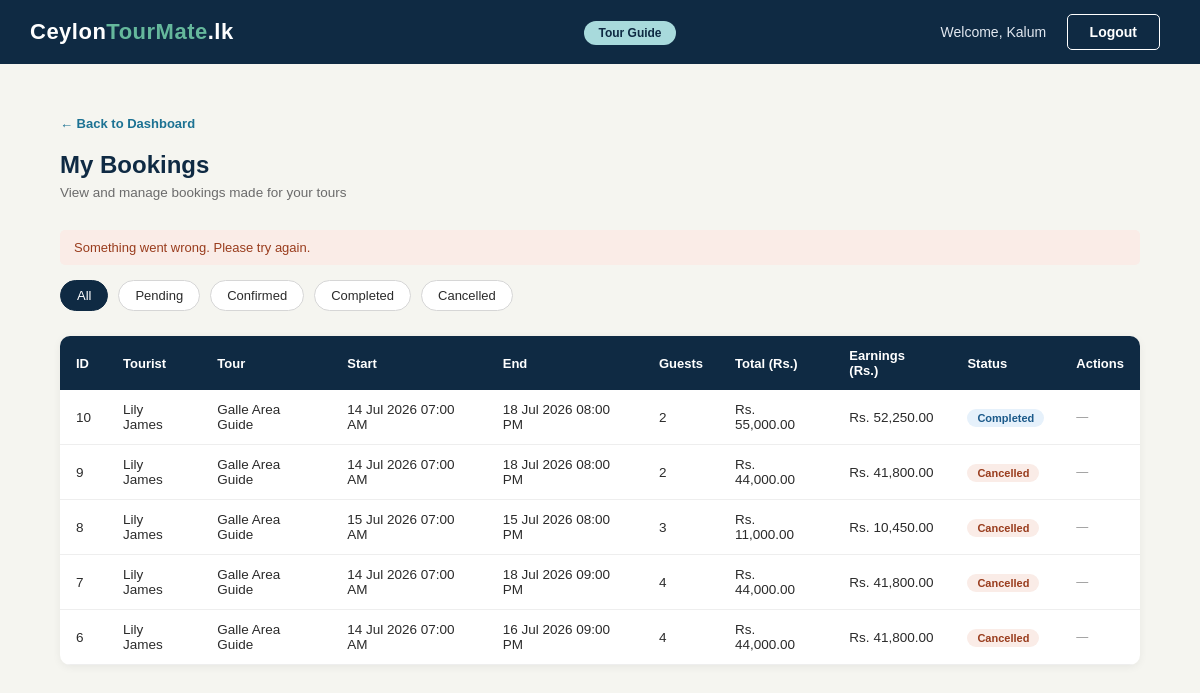
/tourguidemybookings.php?error=1 (signed in), run on the app's committed database.
### tables this page shows
CREATE TABLE `bookings` (
  `id` int(11) NOT NULL,
  `tourist_id` int(11) DEFAULT NULL,
  `listing_id` int(11) DEFAULT NULL,
  `status` enum('pending','confirmed','cancelled','completed') DEFAULT 'pending',
  `start_datetime` datetime DEFAULT NULL,
  `end_datetime` datetime DEFAULT NULL,
  `guest_count` int(11) DEFAULT NULL,
  `total_price` decimal(10,2) DEFAULT NULL,
  `commission_amount` decimal(10,2) DEFAULT NULL,
  `created_at` timestamp NOT NULL DEFAULT current_timestamp()
);

CREATE TABLE `users` (
  `id` int(11) NOT NULL,
  `firstname` varchar(50) DEFAULT NULL,
  `lastname` varchar(50) DEFAULT NULL,
  `username` varchar(50) DEFAULT NULL,
  `email` varchar(100) DEFAULT NULL,
  `password` varchar(255) DEFAULT NULL,
  `phone` varchar(15) DEFAULT NULL,
  `profile_pic` varchar(255) DEFAULT 'default.png',
  `role` enum('tourist','tour_guide','shop_owner','hotel_owner','experience_provider','admin') DEFAULT NULL,
  `is_suspended` tinyint(4) DEFAULT 0,
  `is_approved` tinyint(4) DEFAULT 0,
  `security_question` varchar(255) DEFAULT NULL,
  `security_answer` varchar(255) DEFAULT NULL,
  `created_at` timestamp NOT NULL DEFAULT current_timestamp()
);

CREATE TABLE `listings` (
  `id` int(11) NOT NULL,
  `user_id` int(11) DEFAULT NULL,
  `title` varchar(255) DEFAULT NULL,
  `description` text DEFAULT NULL,
  `location` varchar(255) DEFAULT NULL,
  `city` varchar(100) DEFAULT NULL,
  `price` decimal(10,2) DEFAULT NULL,
  `status` enum('pending','approved','rejected') DEFAULT 'pending',
  `type` enum('tour_guide','shop','hotel','experience') DEFAULT NULL,
  `created_at` timestamp NOT NULL DEFAULT current_timestamp(),
  `is_deleted` tinyint(1) NOT NULL DEFAULT 0
);

### Classes/Booking.php (called while the page is built, shortened)
<?php
class Booking {
    public static function getBookingsForPartner($partnerId, $status = null) {
        $conn = DBconnection::getInstance()->getConnection();
        if ($status) {
            $sql = "SELECT b.*, u.firstname, u.lastname, l.title,
                    (b.total_price - b.commission_amount) as earnings
                    FROM bookings b
                    JOIN users u ON b.tourist_id = u.id
                    JOIN listings l ON b.listing_id = l.id
                    WHERE l.user_id = ? AND b.status = ?
                    ORDER BY b.created_at DESC";
            $stmt = $conn->prepare($sql);
            $stmt->bind_param("is", $partnerId, $status);
        } else {
            $sql = "SELECT b.*, u.firstname, u.lastname, l.title,
                    (b.total_price - b.commission_amount) as earnings
                    FROM bookings b
                    JOIN users u ON b.tourist_id = u.id
                    JOIN listings l ON b.listing_id = l.id
                    WHERE l.user_id = ?
                    ORDER BY b.created_at DESC";
            $stmt = $conn->prepare($sql);
            $stmt->bind_param("i", $partnerId);
        }
        $stmt->execute();
        $result = $stmt->get_result();
        $bookings = [];
        while ($row = $result->fetch_assoc()) {
            $bookings[] = $row;
        }
        return $bookings;
    }
}
?>

### tourguidemybookings.php (the view, shortened to what this page needs)
<?php
require_once 'Classes/Booking.php';
$userId   = $_SESSION['user_id'];
$status   = isset($_GET['status']) ? $_GET['status'] : null;
$bookings = Booking::getBookingsForPartner($userId, $status);
?>
<!DOCTYPE html>
<html lang="en">
<head>
    <link rel="stylesheet" type="text/css" href="style.css">
</head>
<body>
<div class="navbar">
    <table>
        <tr>
            <td class="logo-cell">
                <a href="tourguidedashboard.php"><span class="logo-text">Ceylon<span>TourMate</span>.lk</span></a>
            </td>
            <td class="nav-links-cell">
                <span class="partner-badge tourguide-badge">Tour Guide</span>
            </td>
            <td class="nav-buttons-cell">
                <span class="admin-welcome">Welcome, <?php echo htmlspecialchars($_SESSION['firstname']); ?></span>
                <a href="logout.php"><button class="btn btn-login">Logout</button></a>
            </td>
        </tr>
    </table>
</div>
<div class="admin-section">
    <a href="tourguidedashboard.php" class="back-link">&larr; Back to Dashboard</a>
    <h2 class="admin-page-title">My Bookings</h2>
    <p class="admin-page-subtitle">View and manage bookings made for your tours</p>
    <?php if(isset($_GET['error'])) { ?>
        <p class="error">Something went wrong. Please try again.</p>
    <?php } ?>
    <div class="filter-bar">
        <a href="tourguidemybookings.php" class="filter-btn <?php echo !isset($_GET['status']) ? 'active' : ''; ?>">All</a>
        <a href="tourguidemybookings.php?status=pending" class="filter-btn <?php echo (isset($_GET['status']) && $_GET['status']=='pending') ? 'active' : ''; ?>">Pending</a>
        <a href="tourguidemybookings.php?status=confirmed" class="filter-btn <?php echo (isset($_GET['status']) && $_GET['status']=='confirmed') ? 'active' : ''; ?>">Confirmed</a>
        <a href="tourguidemybookings.php?status=completed" class="filter-btn <?php echo (isset($_GET['status']) && $_GET['status']=='completed') ? 'active' : ''; ?>">Completed</a>
        <a href="tourguidemybookings.php?status=cancelled" class="filter-btn <?php echo (isset($_GET['status']) && $_GET['status']=='cancelled') ? 'active' : ''; ?>">Cancelled</a>
    </div>
    <table class="admin-table">
        <tr>
            <th>ID</th>
            <th>Tourist</th>
            <th>Tour</th>
            <th>Start</th>
            <th>End</th>
            <th>Guests</th>
            <th>Total (Rs.)</th>
            <th>Earnings (Rs.)</th>
            <th>Status</th>
            <th>Actions</th>
        </tr>
        <?php if(empty($bookings)) { ?>
    <tr>
        <td colspan="10" class="table-empty">No bookings found</td>
    </tr>
<?php } else { ?>
    <?php foreach($bookings as $booking) { ?>
    <tr>
        <td><?php echo $booking['id']; ?></td>
        <td><?php echo $booking['firstname'] . ' ' . $booking['lastname']; ?></td>
        <td><?php echo $booking['title']; ?></td>
        <td><?php echo date('d M Y h:i A', strtotime($booking['start_datetime'])); ?></td>
        <td><?php echo date('d M Y h:i A', strtotime($booking['end_datetime'])); ?></td>
        <td><?php echo $booking['guest_count']; ?></td>
        <td>Rs. <?php echo number_format($booking['total_price'], 2); ?></td>
        <td>Rs. <?php echo number_format($booking['earnings'], 2); ?></td>
        <td>
            <span class="status-badge status-<?php echo $booking['status']; ?>">
                <?php echo ucfirst($booking['status']); ?>
            </span>
        </td>
        <td>
            <div class="action-btns">
                <?php if($booking['status'] == 'pending') { ?>
                    <a href="tourguideconfirmbookingbackend.php?id=<?php echo $booking['id']; ?>"
                       class="tbl-btn tbl-btn-green">Confirm</a>
                    <a href="tourguidecancelbookingbackend.php?id=<?php echo $booking['id']; ?>"
                       class="tbl-btn tbl-btn-red"
                       onclick="return confirm('Are you sure?')">Cancel</a>
                <?php } else { ?>
                    <span style="color:#999; font-size:12px;">—</span>
                <?php } ?>
            </div>
        </td>
    </tr>
    <?php } ?>
<?php } ?>
    </table>
</div>
</body>
</html>

### style.css (style rules this page uses)
* { margin: 0; padding: 0; box-sizing: border-box; }
body { font-family: Arial, Helvetica, sans-serif; background-color: #f5f5f0; color: #2b2b2b; }
a { text-decoration: none; color: inherit; }
.navbar { background-color: #0f2a43; width: 100%; }
.navbar table { width: 100%; border-collapse: collapse; }
.navbar td { padding: 14px 30px; vertical-align: middle; }
.logo-cell { width: 30%; }
.logo-text { color: #ffffff; font-size: 22px; font-weight: bold; letter-spacing: 0.5px; }
.logo-text span { color: #65b89c; }
.nav-links-cell { width: 45%; text-align: center; }
.nav-buttons-cell { width: 30%; text-align: right; }
.btn { display: inline-block; padding: 9px 22px; border-radius: 5px; font-size: 14px; font-weight: bold; cursor: pointer; border: none; }
.btn-login { background-color: transparent; color: #ffffff; border: 1px solid #ffffff; margin-right: 10px; }
.admin-welcome { color: #e2e8f0; font-size: 14px; margin-right: 16px; }
.admin-section { padding: 50px 60px; max-width: 1300px; margin: 0 auto; }
.admin-page-title { font-size: 24px; color: #0f2a43; margin-bottom: 6px; }
.admin-page-subtitle { font-size: 13.5px; color: #6b6b6b; margin-bottom: 30px; }
.back-link { display: inline-block; font-size: 13px; color: #1c7293; font-weight: bold; margin-bottom: 20px; }
.admin-table { width: 100%; border-collapse: collapse; background-color: #ffffff; border-radius: 10px; overflow: hidden; box-shadow: 0 2px 8px rgba(0, 0, 0, 0.06); }
.admin-table th { background-color: #0f2a43; color: #ffffff; text-align: left; padding: 12px 16px; font-size: 13px; }
.admin-table td { padding: 12px 16px; font-size: 13.5px; border-bottom: 1px solid #eee; color: #2b2b2b; }
.error { background-color: #faece7; color: #993c1d; padding: 10px 14px; border-radius: 5px; font-size: 13px; margin-bottom: 15px; }
.filter-bar { display: flex; flex-wrap: wrap; gap: 10px; margin-bottom: 25px; }
.filter-btn { padding: 7px 16px; border-radius: 20px; font-size: 13px; border: 1px solid #d6d6d6; background-color: #ffffff; color: #2b2b2b; }
.filter-btn.active { background-color: #0f2a43; color: #ffffff; border-color: #0f2a43; }
.action-btns { display: flex; gap: 8px; }
.status-badge { padding: 3px 10px; border-radius: 20px; font-size: 11px; font-weight: bold; }
.status-completed { background-color: #e6f1fb; color: #1c5a8a; }
.status-cancelled { background-color: #faece7; color: #993c1d; }
.partner-badge { background-color: #f0c040; color: #0f2a43; font-size: 12px; font-weight: bold; padding: 5px 14px; border-radius: 20px; }
.tourguide-badge { background-color: #a8dadc; color: #0f2a43; }

### data on the page
bookings: id "10", tourist.firstname "Lily", tourist.lastname "James", listing.title "Galle Area Guide", start_datetime "14 Jul 2026 07:00 AM", end_datetime "18 Jul 2026 08:00 PM", guest_count "2", total_price "55,000.00", earnings "52,250.00", status "Completed"
bookings: id "9", tourist.firstname "Lily", tourist.lastname "James", listing.title "Galle Area Guide", start_datetime "14 Jul 2026 07:00 AM", end_datetime "18 Jul 2026 08:00 PM", guest_count "2", total_price "44,000.00", earnings "41,800.00", status "Cancelled"
bookings: id "8", tourist.firstname "Lily", tourist.lastname "James", listing.title "Galle Area Guide", start_datetime "15 Jul 2026 07:00 AM", end_datetime "15 Jul 2026 08:00 PM", guest_count "3", total_price "11,000.00", earnings "10,450.00", status "Cancelled"
bookings: id "7", tourist.firstname "Lily", tourist.lastname "James", listing.title "Galle Area Guide", start_datetime "14 Jul 2026 07:00 AM", end_datetime "18 Jul 2026 09:00 PM", guest_count "4", total_price "44,000.00", earnings "41,800.00", status "Cancelled"
bookings: id "6", tourist.firstname "Lily", tourist.lastname "James", listing.title "Galle Area Guide", start_datetime "14 Jul 2026 07:00 AM", end_datetime "16 Jul 2026 09:00 PM", guest_count "4", total_price "44,000.00", earnings "41,800.00", status "Cancelled"

### other printed values
$_SESSION['firstname'] "Kalum"
